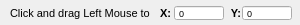
<?xml version="1.0" encoding="UTF-8"?>
<ui version="4.0">
 <class>DragCommandWidget</class>
 <widget class="QWidget" name="DragCommandWidget">
  <property name="geometry">
   <rect>
    <x>0</x>
    <y>0</y>
    <width>300</width>
    <height>25</height>
   </rect>
  </property>
  <property name="minimumSize">
   <size>
    <width>300</width>
    <height>25</height>
   </size>
  </property>
  <property name="maximumSize">
   <size>
    <width>300</width>
    <height>25</height>
   </size>
  </property>
  <property name="windowTitle">
   <string>DragCommandWidget</string>
  </property>
  <widget class="QLabel" name="yLabel">
   <property name="geometry">
    <rect>
     <x>225</x>
     <y>5</y>
     <width>16</width>
     <height>16</height>
    </rect>
   </property>
   <property name="font">
    <font>
     <pointsize>8</pointsize>
     <weight>75</weight>
     <bold>true</bold>
    </font>
   </property>
   <property name="text">
    <string>Y:</string>
   </property>
   <property name="alignment">
    <set>Qt::AlignRight|Qt::AlignTrailing|Qt::AlignVCenter</set>
   </property>
  </widget>
  <widget class="QLabel" name="xLabel">
   <property name="geometry">
    <rect>
     <x>155</x>
     <y>5</y>
     <width>16</width>
     <height>16</height>
    </rect>
   </property>
   <property name="font">
    <font>
     <pointsize>8</pointsize>
     <weight>75</weight>
     <bold>true</bold>
    </font>
   </property>
   <property name="text">
    <string>X:</string>
   </property>
   <property name="alignment">
    <set>Qt::AlignRight|Qt::AlignTrailing|Qt::AlignVCenter</set>
   </property>
  </widget>
  <widget class="QSpinBox" name="yCoord">
   <property name="geometry">
    <rect>
     <x>242</x>
     <y>5</y>
     <width>50</width>
     <height>16</height>
    </rect>
   </property>
   <property name="font">
    <font>
     <pointsize>7</pointsize>
    </font>
   </property>
   <property name="buttonSymbols">
    <enum>QAbstractSpinBox::NoButtons</enum>
   </property>
   <property name="maximum">
    <number>2000</number>
   </property>
  </widget>
  <widget class="QLabel" name="label">
   <property name="geometry">
    <rect>
     <x>10</x>
     <y>5</y>
     <width>146</width>
     <height>16</height>
    </rect>
   </property>
   <property name="font">
    <font>
     <pointsize>8</pointsize>
    </font>
   </property>
   <property name="text">
    <string>Click and drag Left Mouse to</string>
   </property>
   <property name="alignment">
    <set>Qt::AlignLeading|Qt::AlignLeft|Qt::AlignVCenter</set>
   </property>
  </widget>
  <widget class="QSpinBox" name="xCoord">
   <property name="geometry">
    <rect>
     <x>174</x>
     <y>5</y>
     <width>50</width>
     <height>16</height>
    </rect>
   </property>
   <property name="font">
    <font>
     <pointsize>7</pointsize>
    </font>
   </property>
   <property name="buttonSymbols">
    <enum>QAbstractSpinBox::NoButtons</enum>
   </property>
   <property name="maximum">
    <number>2000</number>
   </property>
  </widget>
 </widget>
 <resources/>
 <connections/>
</ui>
